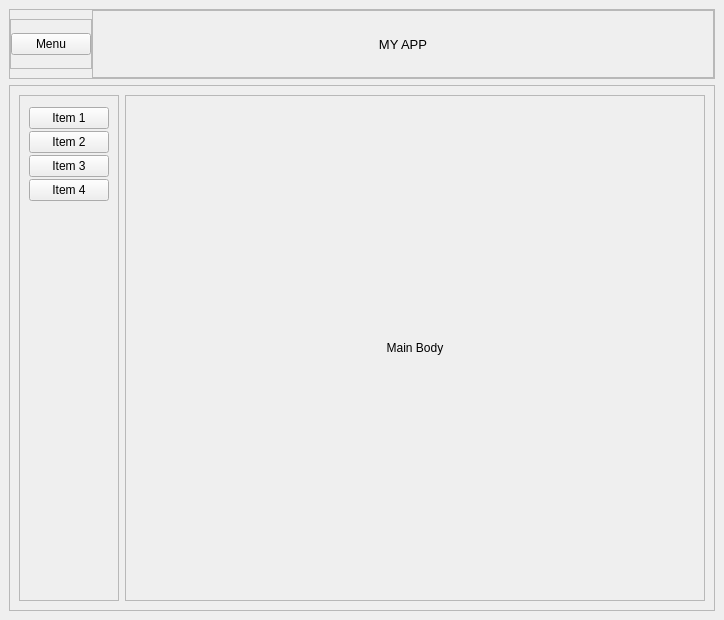
<?xml version="1.0" encoding="UTF-8"?>
<ui version="4.0">
 <class>MainWindow</class>
 <widget class="QMainWindow" name="MainWindow">
  <property name="geometry">
   <rect>
    <x>0</x>
    <y>0</y>
    <width>724</width>
    <height>620</height>
   </rect>
  </property>
  <property name="windowTitle">
   <string>MainWindow</string>
  </property>
  <widget class="QWidget" name="centralwidget">
   <layout class="QVBoxLayout" name="verticalLayout">
    <item alignment="Qt::AlignTop">
     <widget class="QFrame" name="header">
      <property name="minimumSize">
       <size>
        <width>0</width>
        <height>70</height>
       </size>
      </property>
      <property name="maximumSize">
       <size>
        <width>16777215</width>
        <height>70</height>
       </size>
      </property>
      <property name="frameShape">
       <enum>QFrame::StyledPanel</enum>
      </property>
      <property name="frameShadow">
       <enum>QFrame::Raised</enum>
      </property>
      <layout class="QHBoxLayout" name="horizontalLayout_2">
       <property name="spacing">
        <number>0</number>
       </property>
       <property name="leftMargin">
        <number>0</number>
       </property>
       <property name="topMargin">
        <number>0</number>
       </property>
       <property name="rightMargin">
        <number>0</number>
       </property>
       <property name="bottomMargin">
        <number>0</number>
       </property>
       <item alignment="Qt::AlignLeft">
        <widget class="QFrame" name="frame">
         <property name="minimumSize">
          <size>
           <width>0</width>
           <height>50</height>
          </size>
         </property>
         <property name="maximumSize">
          <size>
           <width>16777215</width>
           <height>50</height>
          </size>
         </property>
         <property name="frameShape">
          <enum>QFrame::StyledPanel</enum>
         </property>
         <property name="frameShadow">
          <enum>QFrame::Raised</enum>
         </property>
         <layout class="QHBoxLayout" name="horizontalLayout_5">
          <property name="spacing">
           <number>0</number>
          </property>
          <property name="leftMargin">
           <number>0</number>
          </property>
          <property name="topMargin">
           <number>0</number>
          </property>
          <property name="rightMargin">
           <number>0</number>
          </property>
          <property name="bottomMargin">
           <number>0</number>
          </property>
          <item>
           <widget class="QPushButton" name="pushButton">
            <property name="text">
             <string>Menu</string>
            </property>
            <property name="icon">
             <iconset resource="icon/icons.qrc">
              <normaloff>:/icons/menu.png</normaloff>:/icons/menu.png</iconset>
            </property>
           </widget>
          </item>
         </layout>
        </widget>
       </item>
       <item>
        <widget class="QFrame" name="frame_3">
         <property name="frameShape">
          <enum>QFrame::StyledPanel</enum>
         </property>
         <property name="frameShadow">
          <enum>QFrame::Raised</enum>
         </property>
         <layout class="QHBoxLayout" name="horizontalLayout_4">
          <item>
           <widget class="QLabel" name="label">
            <property name="sizePolicy">
             <sizepolicy hsizetype="Expanding" vsizetype="Preferred">
              <horstretch>0</horstretch>
              <verstretch>0</verstretch>
             </sizepolicy>
            </property>
            <property name="font">
             <font>
              <pointsize>10</pointsize>
             </font>
            </property>
            <property name="text">
             <string>MY APP</string>
            </property>
            <property name="alignment">
             <set>Qt::AlignCenter</set>
            </property>
           </widget>
          </item>
         </layout>
        </widget>
       </item>
      </layout>
     </widget>
    </item>
    <item>
     <widget class="QFrame" name="frame_2">
      <property name="sizePolicy">
       <sizepolicy hsizetype="Preferred" vsizetype="Expanding">
        <horstretch>0</horstretch>
        <verstretch>0</verstretch>
       </sizepolicy>
      </property>
      <property name="frameShape">
       <enum>QFrame::StyledPanel</enum>
      </property>
      <property name="frameShadow">
       <enum>QFrame::Raised</enum>
      </property>
      <layout class="QHBoxLayout" name="horizontalLayout">
       <item>
        <widget class="QFrame" name="frame_4">
         <property name="frameShape">
          <enum>QFrame::StyledPanel</enum>
         </property>
         <property name="frameShadow">
          <enum>QFrame::Raised</enum>
         </property>
         <layout class="QHBoxLayout" name="horizontalLayout_3">
          <item alignment="Qt::AlignTop">
           <widget class="QCustomSlideMenu" name="side_menu" native="true">
            <property name="minimumSize">
             <size>
              <width>0</width>
              <height>100</height>
             </size>
            </property>
            <property name="maximumSize">
             <size>
              <width>16777215</width>
              <height>11111</height>
             </size>
            </property>
            <layout class="QVBoxLayout" name="verticalLayout_4">
             <property name="spacing">
              <number>0</number>
             </property>
             <property name="leftMargin">
              <number>0</number>
             </property>
             <property name="topMargin">
              <number>0</number>
             </property>
             <property name="rightMargin">
              <number>0</number>
             </property>
             <property name="bottomMargin">
              <number>0</number>
             </property>
             <item>
              <widget class="QPushButton" name="pushButton_10">
               <property name="text">
                <string>Item 1</string>
               </property>
               <property name="icon">
                <iconset resource="icon/icons.qrc">
                 <normaloff>:/icons/home (1).png</normaloff>:/icons/home (1).png</iconset>
               </property>
              </widget>
             </item>
             <item>
              <widget class="QPushButton" name="pushButton_11">
               <property name="text">
                <string>Item 2</string>
               </property>
               <property name="icon">
                <iconset resource="icon/icons.qrc">
                 <normaloff>:/icons/zoom-in.png</normaloff>:/icons/zoom-in.png</iconset>
               </property>
              </widget>
             </item>
             <item>
              <widget class="QPushButton" name="pushButton_12">
               <property name="text">
                <string>Item 3</string>
               </property>
               <property name="icon">
                <iconset resource="icon/icons.qrc">
                 <normaloff>:/icons/computer-mouse.png</normaloff>:/icons/computer-mouse.png</iconset>
               </property>
              </widget>
             </item>
             <item>
              <widget class="QPushButton" name="pushButton_13">
               <property name="text">
                <string>Item 4</string>
               </property>
              </widget>
             </item>
            </layout>
           </widget>
          </item>
         </layout>
        </widget>
       </item>
       <item>
        <widget class="QFrame" name="main_body">
         <property name="sizePolicy">
          <sizepolicy hsizetype="Expanding" vsizetype="Preferred">
           <horstretch>0</horstretch>
           <verstretch>0</verstretch>
          </sizepolicy>
         </property>
         <property name="frameShape">
          <enum>QFrame::StyledPanel</enum>
         </property>
         <property name="frameShadow">
          <enum>QFrame::Raised</enum>
         </property>
         <layout class="QHBoxLayout" name="horizontalLayout_6">
          <item>
           <widget class="QLabel" name="label_2">
            <property name="text">
             <string>Main Body</string>
            </property>
            <property name="alignment">
             <set>Qt::AlignCenter</set>
            </property>
           </widget>
          </item>
         </layout>
        </widget>
       </item>
      </layout>
     </widget>
    </item>
   </layout>
  </widget>
 </widget>
 <customwidgets>
  <customwidget>
   <class>QCustomSlideMenu</class>
   <extends>QWidget</extends>
   <header>Custom_Widgets.Widgets.h</header>
   <container>1</container>
  </customwidget>
 </customwidgets>
 <resources>
  <include location="icon/icons.qrc"/>
 </resources>
 <connections/>
</ui>
